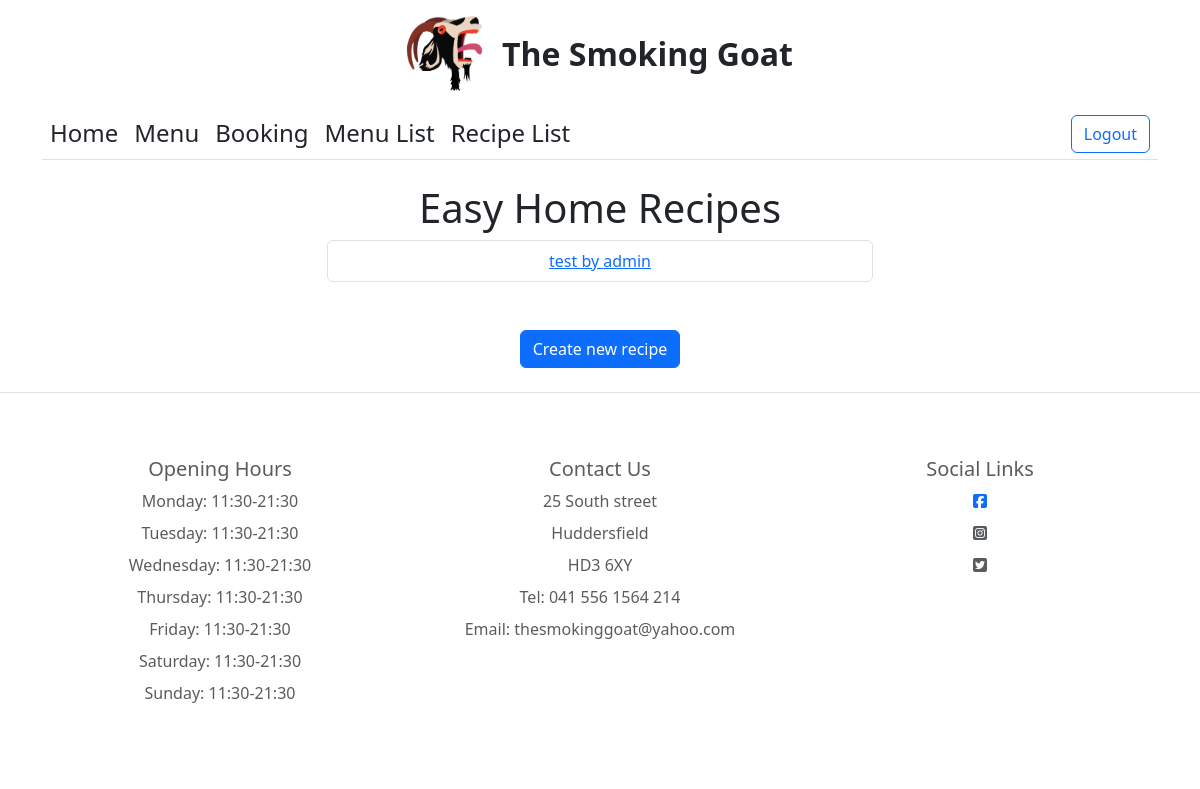
/recipes/ (signed in), run on an earlier commit of the app's database.
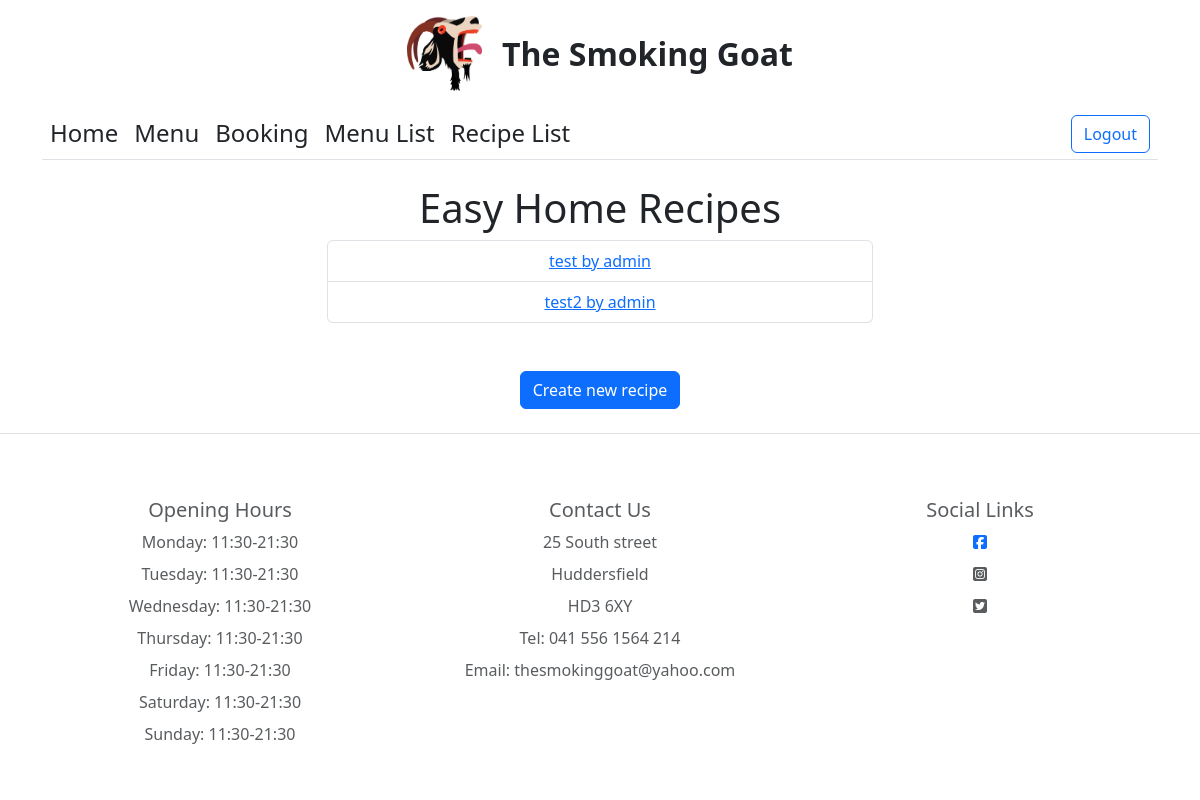
And on a later commit of the database.
### easy_recipe/models.py (models this page shows, shortened)
class RecipePost(models.Model):
    title = models.CharField(max_length=200, unique=True)
    author = models.ForeignKey(User, on_delete=models.CASCADE, related_name="recipe_posts")
    content = models.TextField()
    featured_image = CloudinaryField("image", default="placeholder")
    created_on = models.DateTimeField(auto_now_add=True)
    class Meta:
        sorted('-created_on')

### easy_recipe/views.py (the view)
# urls.py: path('', views.RecipeListView.as_view(), name='recipes'),
class RecipeListView(LoginRequiredMixin, ListView):
    model = RecipePost
    context_object_name = 'recipes'
    template_name = 'easy_recipe/recipes.html'
    def get_context_data(self, **kwargs):
        context = super().get_context_data(**kwargs)
        context['page_title'] = 'Recipes'
        return context

### easy_recipe/templates/easy_recipe/recipes.html
{% extends 'base.html' %}
{% load static %}
{% block content %}
<div class="container">
    <div class="row">
        <div class="col-6 offset-3 text-center">
<h1>Easy Home Recipes</h1>
<ul class="list-group">
{% for recipe in recipes %}
   <li class="list-group-item"><a href="{% url 'recipe_detail' recipe.id %}">{{ recipe.title }} by {{ recipe.author }}</a></li>
{% endfor %}
</ul>
{% if user.is_staff %}
<a href="{% url 'create_recipe' %}" class="btn btn-primary mt-5 ">Create new recipe</a>
{% endif %}
</div>
</div>
</div>
{% endblock %}

### templates/base.html (shortened to what this page needs)
{% load static %}
<!doctype html>
<html lang="en">
<head>
  <link href="https://cdn.jsdelivr.net/npm/bootstrap@5.2.0-beta1/dist/css/bootstrap.min.css" rel="stylesheet"
>
  <link rel="stylesheet" href="{% static 'style.css' %}">
  <link href="/docs/5.2/dist/css/bootstrap.min.css" rel="stylesheet">
</head>
<body>
  <main>
    <div class="container">
      <header class="d-flex flex-wrap align-items-center justify-content-center py-3">
        <a href="/" class="d-flex align-items-center text-dark text-decoration-none">
          <img id="goat" src="{% static 'images/goat.png' %}" alt="logo"><span id="logo">The Smoking Goat</span>
        </a>
      </header>
        </div>
     <div class="container">
      <nav class="d-flex flex-wrap align-items-center justify-content-center mb-4 border-bottom">
        <ul class="nav col-12 justify-content-center col-md-auto mb-2 mb-md-0">
          <li><a href="{% url 'index' %}" class="nav-link px-2 link-dark">Home</a></li>
          <li><a href="{% url 'menu_page' %}" class="nav-link px-2 link-dark">Menu</a></li>
          <li><a href="{% url 'booking_day' %}" class="nav-link px-2 link-dark">Booking</a></li>
          {% if user.is_staff %}
          <li><a href="{% url 'menu_list' %}" class="nav-link px-2 link-dark">Menu List</a></li>
          <li><a href="{% url 'recipes' %}" class="nav-link px-2 link-dark">Recipe List</a></li>
          {% else %}
          <li><a href="{% url 'recipes' %}" class="nav-link px-2 link-dark">Recipes</a></li>
          {% endif %}
        </ul>
        {% if user.is_authenticated %}
        <div class="col text-end">
          <a href="{% url 'account_logout' %}" type="button" class="btn btn-outline-primary me-2">Logout</a>
        </div>
        {% else %}
        <div class="col text-end">
          <a href="{% url 'account_login' %}" type="button" class="btn btn-outline-primary me-2">Login</a>
          <a href="{% url 'account_signup' %}" type="button" class="btn btn-primary">Sign-up</a>
          {% endif %}
      </nav>
    </div>
    {% block content %}
    {% endblock %}
    <footer class="pt-3 mt-4 text-muted border-top">
    <div class="container">
      <footer class="py-5">
        <div class="row">
          <div class="col text-center">
            <h5>Opening Hours</h5>
            <ul class="nav flex-column">
              <li class="nav-item mb-2">Monday: 11:30-21:30</li>
              <li class="nav-item mb-2">Tuesday: 11:30-21:30</li>
              <li class="nav-item mb-2">Wednesday: 11:30-21:30</li>
              <li class="nav-item mb-2">Thursday: 11:30-21:30</li>
              <li class="nav-item mb-2">Friday: 11:30-21:30</li>
              <li class="nav-item mb-2">Saturday: 11:30-21:30</li>
              <li class="nav-item mb-2">Sunday: 11:30-21:30</li>
            </ul>
          </div>
          <div class="col text-center">
            <h5>Contact Us</h5>
            <ul class="nav flex-column">
              <li class="nav-item mb-2">25 South street</li>
              <li class="nav-item mb-2">Huddersfield</li>
              <li class="nav-item mb-2">HD3 6XY</li>
              <li class="nav-item mb-2">Tel: 041 556 1564 214</li>
              <li class="nav-item mb-2">Email: thesmokinggoat@yahoo.com</li>
            </ul>
          </div>
          <div class="col text-center">
            <h5>Social Links</h5>
            <ul class="nav flex-column">
              <li class="nav-item mb-2"><a  href="https://www.facebook.com/" target="_blank" rel="noopener" aria-label="Visit our Facebook page(opens in a new tab) class="nav-link p-0 text-muted"><i class="fab fa-facebook-square"></i></a></li>
              <li class="nav-item mb-2"><a class="nav-link p-0 text-muted" href="https://www.Instagram.com" target="_blank" rel="noopener" aria-label="Visit our Facebook page(opens in a new tab)"><i class="fab fa-instagram-square"></i></a></li>
              <li class="nav-item mb-2"><a class="nav-link p-0 text-muted" href="https://www.twitter.com" target="_blank" rel="noopener" aria-label="Visit our Facebook page(opens in a new tab)"><i class="fab fa-twitter-square"></i></a></li>
            </ul>
          </div>
        </footer>
    </div>
</body>
</html>

### static/style.css (style rules this page uses)
body { font-family: 'Raleway', sans-serif; }
#goat { width: 75px; height: 75px; }
ul { list-style-type: none; }
a { text-decoration: none; color: black; }
#logo { font-weight: 600; font-size: 200%; padding-left: 20px; }
nav { font-weight: 400; font-size: 150%; }

What changed in the data, as far as the page shows it:
added RecipePost: title "test2", author "admin"
